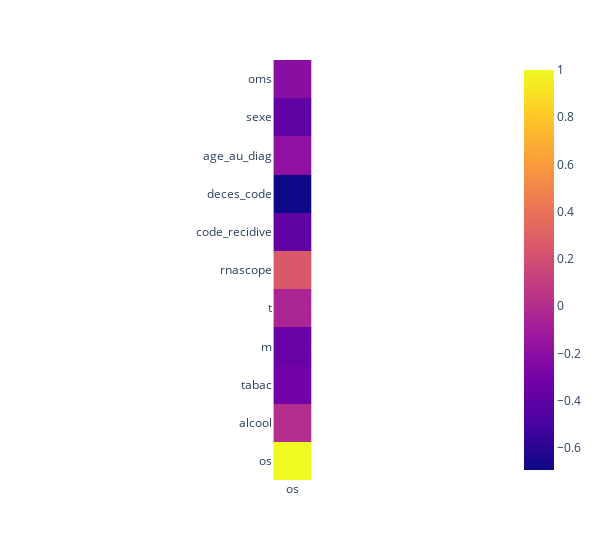

The code cell stored with this chart in its notebook:
### Code cell
# check correlation betwwen features and target
to_keep = "os"
corr_df = data.corr().drop([col for col in data.columns if (data[col].dtype == 'int64') & (col != to_keep)], axis = 1)
print(abs(corr_df))
#Show a little correlation matrix of the data in the dataset
px.imshow(corr_df, width = 600)

### Figure 1 — Plotly figure (JSON) as saved in the notebook; plotly's stock layout.template omitted (floating-point values rounded to 4 significant figures)
{"data": [{"coloraxis": "coloraxis", "hovertemplate": "x: %{x}<br>y: %{y}<br>color: %{z}<extra></extra>", "name": "0", "type": "heatmap", "x": ["os"], "xaxis": "x", "y": ["oms", "sexe", "age_au_diag", "deces_code", "code_recidive", "rnascope", "t", "m", "tabac", "alcool", "os"], "yaxis": "y", "z": [[-0.2037], [-0.3938], [-0.182], [-0.6942], [-0.3908], [0.2524], [-0.04544], [-0.3501], [-0.3314], [0.006279], [1]]}], "layout": {"coloraxis": {"colorscale": [[0, "#0d0887"], [0.1111, "#46039f"], [0.2222, "#7201a8"], [0.3333, "#9c179e"], [0.4444, "#bd3786"], [0.5556, "#d8576b"], [0.6667, "#ed7953"], [0.7778, "#fb9f3a"], [0.8889, "#fdca26"], [1, "#f0f921"]]}, "margin": {"t": 60}, "width": 600, "xaxis": {"anchor": "y", "constrain": "domain", "domain": [0, 1], "scaleanchor": "y"}, "yaxis": {"anchor": "x", "autorange": "reversed", "constrain": "domain", "domain": [0, 1]}}}
